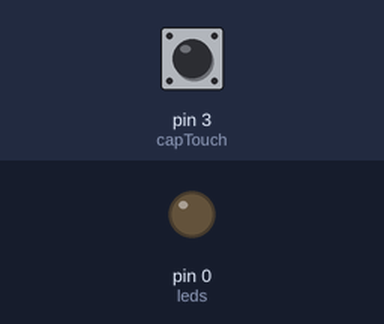
Bench run of a sketch on a simulated Arduino Uno, built with avr-gcc and run on an emulated ATmega328P. On the bench: output pins drawn as LEDs (lit = HIGH). The test bench sets the inputs (shaded band); at power-on: pin 3 (capTouch) LOW.

Above: at 1.2 s.
1.3 s: pin 3 (capTouch) pulled HIGH for 0.15 s
At 1.37 s:
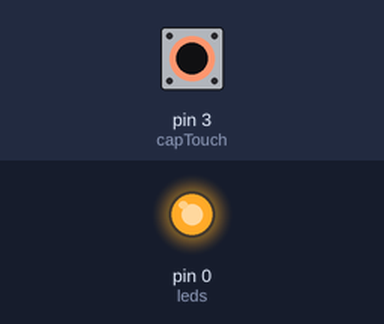
2.9 s: pin 3 (capTouch) pulled HIGH for 3.2 s
At 6.6 s:
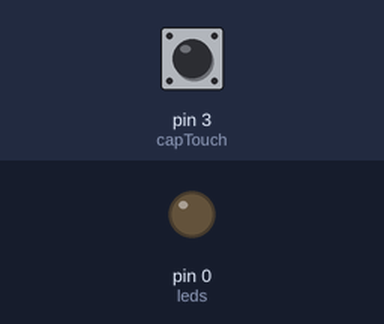
Timing chart, 0 to 8.1 s (numbered marks = the images above; inputs shaded):
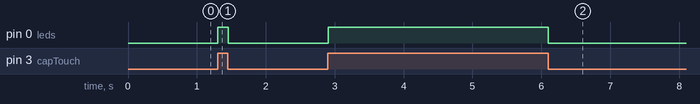

Measured:
- after the input at 1.3 s, pin 0 (leds): LOW → HIGH at once, → LOW 0.15 s later
- after the input at 2.9 s, pin 0 (leds): LOW → HIGH at once, → LOW 3.2 s later

The sketch:

capTouch_sketch.ino
```cpp
int leds = 0;
int capTouch = 3;

// the setup function runs once when you press reset or power the board
void setup() {
  // initialize digital pin LED_BUILTIN as an output.
  pinMode(leds, OUTPUT);
  pinMode(capTouch, INPUT);
}

// the loop function runs over and over again forever
void loop() {
  if(digitalRead(capTouch)){
  digitalWrite(leds, HIGH);
  }else{
  digitalWrite(leds, LOW);
  }
  delay(5);
}
```
